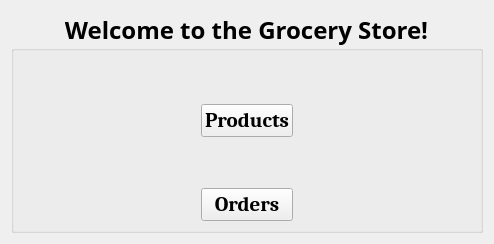
<?xml version="1.0" encoding="UTF-8"?>
<ui version="4.0">
 <class>main_widget_form</class>
 <widget class="QWidget" name="main_widget_form">
  <property name="geometry">
   <rect>
    <x>0</x>
    <y>0</y>
    <width>494</width>
    <height>244</height>
   </rect>
  </property>
  <property name="font">
   <font>
    <pointsize>12</pointsize>
   </font>
  </property>
  <property name="windowTitle">
   <string>Grocery Store</string>
  </property>
  <layout class="QGridLayout" name="gridLayout">
   <item row="0" column="0">
    <widget class="QGroupBox" name="groupBox">
     <property name="font">
      <font>
       <family>Yu Gothic UI Semibold</family>
       <pointsize>18</pointsize>
       <bold>true</bold>
      </font>
     </property>
     <property name="title">
      <string>Welcome to the Grocery Store!</string>
     </property>
     <property name="alignment">
      <set>Qt::AlignCenter</set>
     </property>
     <layout class="QGridLayout" name="gridLayout_2">
      <item row="0" column="2">
       <spacer name="horizontalSpacer_2">
        <property name="orientation">
         <enum>Qt::Horizontal</enum>
        </property>
        <property name="sizeHint" stdset="0">
         <size>
          <width>40</width>
          <height>20</height>
         </size>
        </property>
       </spacer>
      </item>
      <item row="0" column="0">
       <spacer name="horizontalSpacer">
        <property name="orientation">
         <enum>Qt::Horizontal</enum>
        </property>
        <property name="sizeHint" stdset="0">
         <size>
          <width>40</width>
          <height>20</height>
         </size>
        </property>
       </spacer>
      </item>
      <item row="0" column="1" rowspan="2">
       <widget class="QPushButton" name="products_button">
        <property name="maximumSize">
         <size>
          <width>95</width>
          <height>16777215</height>
         </size>
        </property>
        <property name="font">
         <font>
          <family>Cambria</family>
          <pointsize>16</pointsize>
          <italic>false</italic>
          <bold>true</bold>
         </font>
        </property>
        <property name="text">
         <string>Products</string>
        </property>
       </widget>
      </item>
      <item row="2" column="1">
       <widget class="QPushButton" name="orders_button">
        <property name="font">
         <font>
          <family>Cambria</family>
          <pointsize>16</pointsize>
          <italic>false</italic>
          <bold>true</bold>
         </font>
        </property>
        <property name="text">
         <string>Orders</string>
        </property>
       </widget>
      </item>
     </layout>
    </widget>
   </item>
  </layout>
 </widget>
 <resources/>
 <connections/>
</ui>
